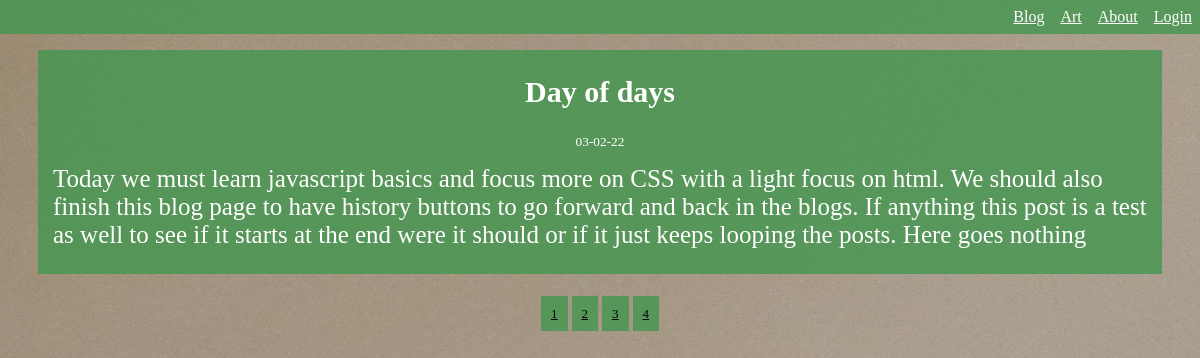
Page /blog?page=3 on the committed database.
### website/models.py (models this page shows, shortened)
class Blog(db.Model):
    id = db.Column(db.Integer, primary_key=True)
    title = db.Column(db.String(150))
    date_posted = db.Column(db.DateTime, nullable=False, default=datetime.utcnow)
    content = db.Column(db.Text, nullable=False)

### website/views.py (the view)
@views.route('/blog')
def blog():
    page = request.args.get('page', 1, type=int)
    posts = Blog.query.order_by(Blog.date_posted.desc()).paginate(per_page=1, page=page)
    return render_template('blog.html', posts=posts)

### website/templates/blog.html (shortened to what this page needs)
{% extends "base.html" %}
{% block content %}
    {% for blog in posts.items %}
        <body class="home-body">
            <section class="blog-body">
                <h1 align="center">{{ blog.title }}</h1>
                <small align="center">{{ blog.date_posted.strftime('%m-%d-%y') }}</small>
                <p>{{ blog.content }}</p>
            </section>
            <div align="center" class="button-wrapper">
                {% endfor %}
                {% for page_num in posts.iter_pages(left_edge=1, right_edge=1, left_current=1, right_current=2) %}
                    {% if page_num %}
                        {% if posts.page == page_num %}
                            <a class="btn-mod2" href="{{ url_for('views.blog', page=page_num) }}">{{ page_num }}</a>
                        {% else %}
                            <a class="btn-mod2" href="{{ url_for('views.blog', page=page_num) }}">{{ page_num }}</a>
                        {% endif %}
                    {% endif%}
                {% endfor %}
            </div>
        </body>
{% endblock %}

### website/static/styles.css (style rules this page uses)
.home-body { background-image: url('../static/site_images/paper.jpg'); }
.btn-mod2 { background: rgba(68, 150, 79, 0.8); color: black; padding: 10px; font-size: 13px; align-items: center; display: inline; }
.blog-body { display: grid; grid-template-columns: repeat(auto-fit); background-color: rgba(68, 150, 79, 0.8); margin: 30px; margin-top: 50px; padding-bottom: 10px; }
.blog-body h1 { font-size: 30px; color: rgb(255, 255, 255) }
.blog-body small { padding-top: 0; color: rgb(255, 255, 255) }
.blog-body p { display: grid; margin: 15px; justify-content: center; font-size: 25px; color: rgb(255, 255, 255) }

### rows in the picture
Blog: title "Day of days", date_posted "03-02-22", content "Today we must learn javascript basics and focus more on CSS with a light focus on html. We should also finish this blog page to have history buttons to go forward and back in the blogs. If anything this post is a test as well to see if it starts at the end were it should or if it just keeps looping the posts. Here goes nothing"

### other values in the picture
{{ page_num }} "1" "2" "4"
{{ page_num }} "3"
